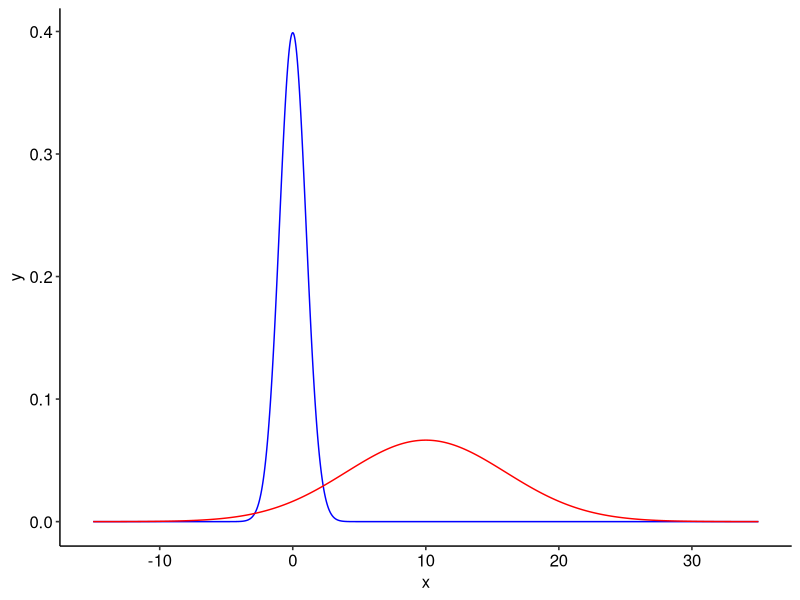

The R source for this figure:
library(ggpubr)

# Generar valores para una distribucion normal con media 0 y desviacion estandar 1

media <- 0
desv_estandar <- 1
x <- seq(-15,35,0.01)
y <- dnorm(x, mean = media, sd = desv_estandar)
normal_1 <- data.frame(x, y)

# Generar valores para una distribucion normal con media 10 y desviacion estandar 6

media <- 10
desv_estandar <- 6
x <- seq(-15,35,0.01)
y <- dnorm(x, mean = media, sd = desv_estandar)
normal_2 <- data.frame(x, y)

# Graficar distribuciones
g <- ggplot(normal_1, aes(x,y)) + geom_line(color = "blue")
g <- g + geom_line(data = normal_2, color = "red")
g <- g + theme_pubr()

print(g)